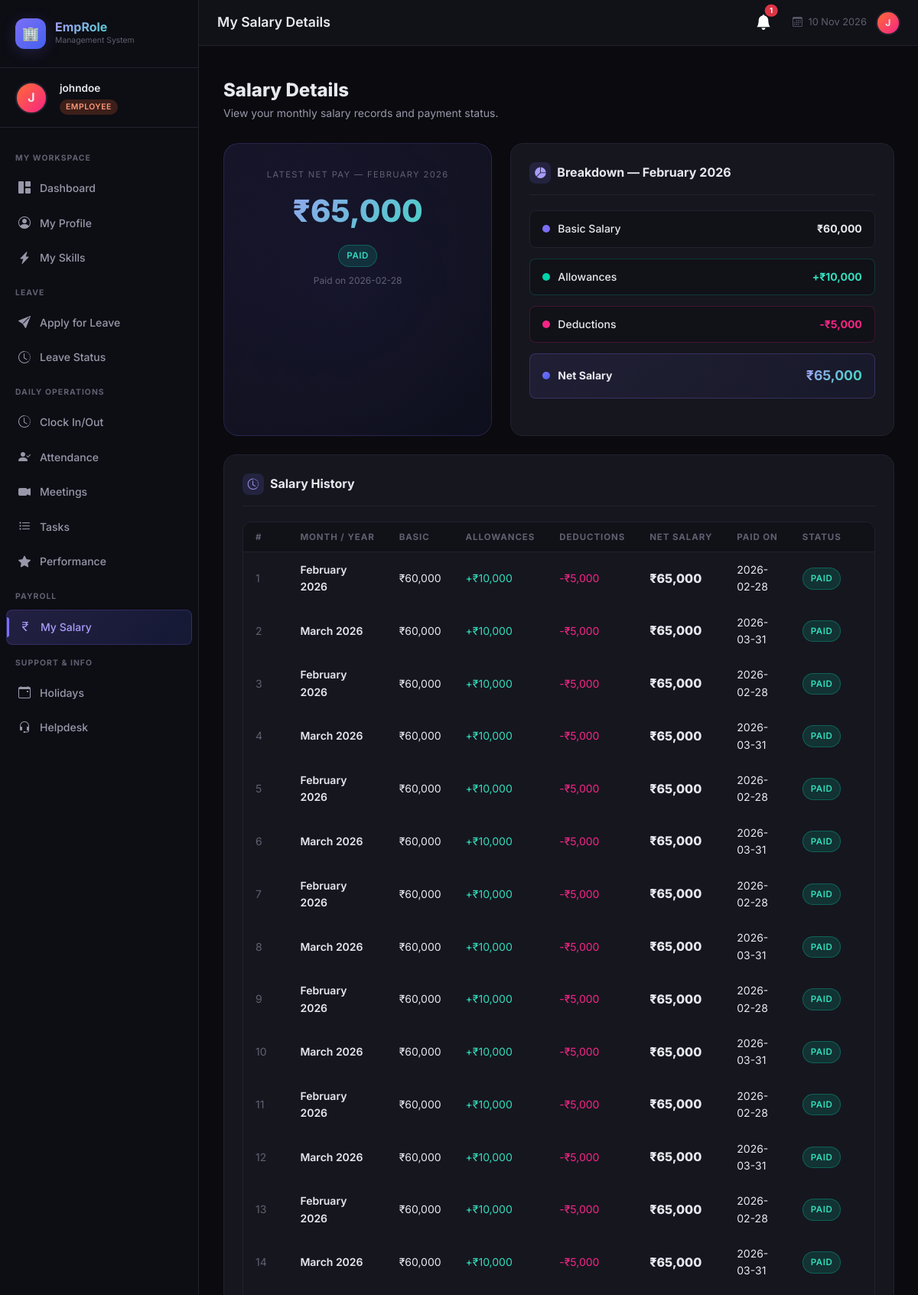
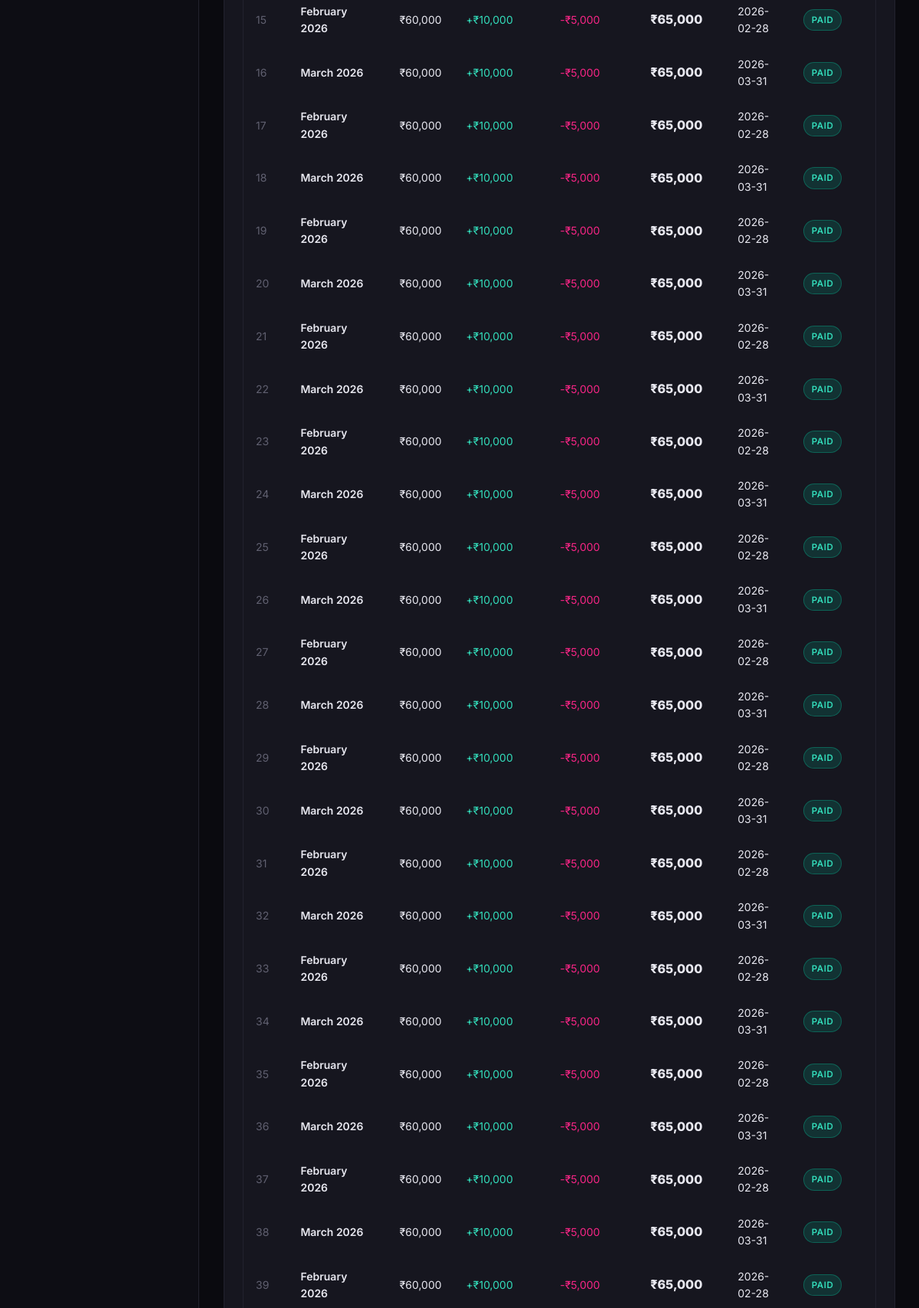
/employee/salary (signed in, upper part), run on the app's committed database (2 pictures, top to bottom).
### tables this page shows
CREATE TABLE salaries (
            id INTEGER PRIMARY KEY AUTOINCREMENT,
            employee_id INTEGER NOT NULL,
            month TEXT NOT NULL,
            year INTEGER NOT NULL,
            basic_salary REAL NOT NULL,
            allowances REAL DEFAULT 0,
            deductions REAL DEFAULT 0,
            net_salary REAL NOT NULL,
            paid_on DATE,
            status TEXT DEFAULT 'pending',
            FOREIGN KEY (employee_id) REFERENCES employees(id)
        );

### app.py (the view)
@app.route('/employee/salary')
@login_required
def employee_salary():
    db = get_db()
    emp = db.execute("SELECT * FROM employees WHERE user_id=?", (session['user_id'],)).fetchone()
    if not emp:
        db.close()
        flash('Profile not found.', 'danger')
        return redirect(url_for('dashboard'))
    salaries = db.execute(
        "SELECT * FROM salaries WHERE employee_id=? ORDER BY year DESC, id DESC", (emp['id'],)
    ).fetchall()
    db.close()
    return render_template('employee/salary.html', salaries=salaries, emp=emp)

### ai_service.py (called while the page is built)
@ai_service_bp.before_app_request
def setup_ai():
    if not hasattr(ai_service_bp, 'schema_initialized'):
        init_ai_schema()
        ai_service_bp.schema_initialized = True

### app.py (called while the page is built)
@app.context_processor
def inject_notifications():
    if 'user_id' in session:
        db = get_db()
        n = db.execute("SELECT * FROM notifications WHERE user_id=? AND is_read=0 ORDER BY created_at DESC LIMIT 5", (session['user_id'],)).fetchall()
        c = db.execute("SELECT COUNT(*) as c FROM notifications WHERE user_id=? AND is_read=0", (session['user_id'],)).fetchone()['c']
        db.close()
        return dict(recent_notifications=n, unread_notifications_count=c)
    return dict(recent_notifications=[], unread_notifications_count=0)

def login_required(f):
    @wraps(f)
    def decorated(*args, **kwargs):
        if 'user_id' not in session:
            flash('Please log in to access this page.', 'warning')
            return redirect(url_for('login'))
        return f(*args, **kwargs)
    return decorated

### database.py (called while the page is built)
def get_db():
    conn = sqlite3.connect(DB_PATH)
    conn.row_factory = sqlite3.Row
    conn.execute("PRAGMA foreign_keys = ON")
    return conn

### templates/employee/salary.html (shortened to what this page needs)
{% extends "base.html" %}
{% block page_title %}My Salary Details{% endblock %}
{% block content %}
<div class="page-header fade-in">
  <h2>Salary Details</h2>
  <p>View your monthly salary records and payment status.</p>
</div>
{% if salaries %}
{% set latest = salaries[0] %}
<div class="row g-4 mb-4">
  <div class="col-md-5">
    <div class="salary-highlight" style="height:100%;">
      <div style="font-size:0.7rem; text-transform:uppercase; letter-spacing:0.12em; color:var(--text-muted); margin-bottom:6px;">
        Latest Net Pay — {{ latest.month }} {{ latest.year }}
      </div>
      <div class="salary-amount">₹{{ "{:,.0f}".format(latest.net_salary) }}</div>
      <span class="badge-custom badge-{{ latest.status }}" style="margin-top:12px; display:inline-block;">{{ latest.status | capitalize }}</span>
      {% if latest.paid_on %}
      <div style="font-size:0.75rem; color:var(--text-muted); margin-top:8px;">Paid on {{ latest.paid_on }}</div>
      {% endif %}
    </div>
  </div>
  <div class="col-md-7">
    <div class="content-card" style="height:100%;">
      <div class="card-header-custom">
        <div class="card-title-custom">
          <div class="title-icon"><i class="bi bi-pie-chart-fill"></i></div>
          Breakdown — {{ latest.month }} {{ latest.year }}
        </div>
      </div>
      <div style="display:flex; flex-direction:column; gap:0.875rem;">
        <div style="display:flex; justify-content:space-between; align-items:center; padding:0.75rem 1rem; background:var(--bg-secondary); border-radius:var(--radius-sm); border:1px solid var(--border-color);">
          <div style="display:flex; align-items:center; gap:10px;">
            <div style="width:10px; height:10px; border-radius:50%; background:var(--accent-purple);"></div>
            <span style="font-weight:500;">Basic Salary</span>
          </div>
          <strong>₹{{ "{:,.0f}".format(latest.basic_salary) }}</strong>
        </div>
        <div style="display:flex; justify-content:space-between; align-items:center; padding:0.75rem 1rem; background:var(--bg-secondary); border-radius:var(--radius-sm); border:1px solid rgba(0,212,170,0.2);">
          <div style="display:flex; align-items:center; gap:10px;">
            <div style="width:10px; height:10px; border-radius:50%; background:var(--accent-teal);"></div>
            <span style="font-weight:500;">Allowances</span>
          </div>
          <strong style="color:var(--accent-teal-light);">+₹{{ "{:,.0f}".format(latest.allowances) }}</strong>
        </div>
        <div style="display:flex; justify-content:space-between; align-items:center; padding:0.75rem 1rem; background:var(--bg-secondary); border-radius:var(--radius-sm); border:1px solid rgba(247,37,133,0.2);">
          <div style="display:flex; align-items:center; gap:10px;">
            <div style="width:10px; height:10px; border-radius:50%; background:var(--accent-pink);"></div>
            <span style="font-weight:500;">Deductions</span>
          </div>
          <strong style="color:var(--accent-pink);">-₹{{ "{:,.0f}".format(latest.deductions) }}</strong>
        </div>
        <div style="display:flex; justify-content:space-between; align-items:center; padding:0.875rem 1rem; background:linear-gradient(135deg,rgba(124,111,247,0.1),rgba(67,97,238,0.05)); border-radius:var(--radius-sm); border:1px solid rgba(124,111,247,0.25);">
          <div style="display:flex; align-items:center; gap:10px;">
            <div style="width:10px; height:10px; border-radius:50%; background:linear-gradient(135deg,var(--accent-purple),var(--accent-blue));"></div>
            <span style="font-weight:700;">Net Salary</span>
          </div>
          <strong style="font-size:1.1rem; background:linear-gradient(135deg,var(--accent-purple-light),var(--accent-teal-light)); -webkit-background-clip:text; -webkit-text-fill-color:transparent; background-clip:text;">
            ₹{{ "{:,.0f}".format(latest.net_salary) }}
          </strong>
        </div>
      </div>
    </div>
  </div>
</div>
<div class="content-card">
  <div class="card-header-custom">
    <div class="card-title-custom">
      <div class="title-icon"><i class="bi bi-clock-history"></i></div>
      Salary History
    </div>
  </div>
  <div class="table-wrapper">
    <table class="table-dark-custom">
      <thead>
        <tr>
          <th>#</th>
          <th>Month / Year</th>
          <th>Basic</th>
          <th>Allowances</th>
          <th>Deductions</th>
          <th>Net Salary</th>
          <th>Paid On</th>
          <th>Status</th>
        </tr>
      </thead>
      <tbody>
        {% for sal in salaries %}
        <tr>
          <td style="color:var(--text-muted);">{{ loop.index }}</td>
          <td style="font-weight:600;">{{ sal.month }} {{ sal.year }}</td>
          <td>₹{{ "{:,.0f}".format(sal.basic_salary) }}</td>
          <td style="color:var(--accent-teal-light);">+₹{{ "{:,.0f}".format(sal.allowances) }}</td>
          <td style="color:var(--accent-pink);">-₹{{ "{:,.0f}".format(sal.deductions) }}</td>
          <td style="font-weight:800; font-size:1rem;">₹{{ "{:,.0f}".format(sal.net_salary) }}</td>
          <td>{{ sal.paid_on or '—' }}</td>
          <td><span class="badge-custom badge-{{ sal.status }}">{{ sal.status }}</span></td>
        </tr>
        {% endfor %}
      </tbody>
    </table>
  </div>
</div>
{% endif %}
{% endblock %}

### static/css/style.css (style rules this page uses)
:root { --bg-primary: #0a0a0f; --bg-secondary: #111118; --bg-card: #16161f; --bg-card-hover: #1e1e2a; --sidebar-bg: #0d0d14; --sidebar-width: 260px; --accent-purple: #7c6ff7; --accent-purple-light: #a89df9; --accent-teal: #00d4aa; --accent-teal-light: #33ddbb; --accent-orange: #ff6b35; --accent-pink: #f72585; --accent-blue: #4361ee; --text-primary: #e8e8f0; --text-secondary: #9898aa; --text-muted: #606070; --border-color: #22222e; --border-glow: rgba(124, 111, 247, 0.3); --shadow-sm: 0 2px 8px rgba(0, 0, 0, 0.4); --shadow-md: 0 4px 20px rgba(0, 0, 0, 0.5); --shadow-lg: 0 8px 40px rgba(0, 0, 0, 0.6); --shadow-accent: 0 4px 20px rgba(124, 111, 247, 0.2); --radius-sm: 8px; --radius-md: 12px; --radius-lg: 16px; --radius-xl: 20px; --transition: all 0.25s cubic-bezier(0.4, 0, 0.2, 1); }
*, *::before, *::after { box-sizing: border-box; margin: 0; padding: 0; }
html { scroll-behavior: smooth; }
body { font-family: 'Inter', -apple-system, BlinkMacSystemFont, sans-serif; background: var(--bg-primary); color: var(--text-primary); min-height: 100vh; overflow-x: hidden; font-size: 14px; line-height: 1.6; }
.content-card { background: var(--bg-card); border: 1px solid var(--border-color); border-radius: var(--radius-lg); padding: 1.5rem; margin-bottom: 1.5rem; }
.card-header-custom { display: flex; align-items: center; justify-content: space-between; margin-bottom: 1.25rem; padding-bottom: 0.875rem; border-bottom: 1px solid var(--border-color); }
.card-title-custom { font-size: 1rem; font-weight: 700; color: var(--text-primary); display: flex; align-items: center; gap: 8px; }
.card-title-custom .title-icon { width: 28px; height: 28px; background: rgba(124, 111, 247, 0.15); border-radius: 8px; display: flex; align-items: center; justify-content: center; color: var(--accent-purple-light); font-size: 0.9rem; }
.table-dark-custom { border-collapse: separate; border-spacing: 0; width: 100%; }
.table-dark-custom thead th { background: var(--bg-secondary); color: var(--text-muted); font-size: 0.72rem; font-weight: 700; text-transform: uppercase; letter-spacing: 0.08em; padding: 10px 16px; border-bottom: 1px solid var(--border-color); white-space: nowrap; }
.table-dark-custom thead th:first-child { border-radius: var(--radius-sm) 0 0 0; }
.table-dark-custom thead th:last-child { border-radius: 0 var(--radius-sm) 0 0; }
.table-dark-custom tbody tr { transition: var(--transition); border-bottom: 1px solid var(--border-color); }
.table-dark-custom td { padding: 12px 16px; color: var(--text-primary); font-size: 0.875rem; vertical-align: middle; }
.table-wrapper { overflow-x: auto; border-radius: var(--radius-md); border: 1px solid var(--border-color); }
.badge-custom { padding: 4px 10px; border-radius: 20px; font-size: 0.72rem; font-weight: 600; text-transform: uppercase; letter-spacing: 0.05em; display: inline-block; }
.badge-paid { background: rgba(0, 212, 170, 0.15); color: var(--accent-teal-light); border: 1px solid rgba(0, 212, 170, 0.3); }
.page-header { margin-bottom: 1.75rem; }
.page-header h2 { font-size: 1.5rem; font-weight: 800; color: var(--text-primary); margin-bottom: 4px; }
.page-header p { color: var(--text-secondary); font-size: 0.875rem; }
.salary-highlight { background: linear-gradient(135deg, rgba(124, 111, 247, 0.1), rgba(67, 97, 238, 0.05)); border: 1px solid rgba(124, 111, 247, 0.2); border-radius: var(--radius-xl); padding: 2rem; text-align: center; position: relative; overflow: hidden; }
.salary-highlight::before { content: ''; position: absolute; top: -50%; left: -50%; width: 200%; height: 200%; background: radial-gradient(circle at center, rgba(124, 111, 247, 0.05) 0%, transparent 60%); }
.salary-amount { font-size: 2.5rem; font-weight: 800; background: linear-gradient(135deg, var(--accent-purple-light), var(--accent-teal-light)); -webkit-background-clip: text; -webkit-text-fill-color: transparent; background-clip: text; }
.fade-in { animation: fadeIn 0.4s ease forwards; }
.content-card { animation: fadeIn 0.4s ease forwards; animation-delay: 0.2s; opacity: 0; animation-fill-mode: forwards; }

### data on the page
salaries: month "FEBRUARY", year "2026", net_salary "65,000", status "PAID", paid_on "2026-02-28", month "February", basic_salary "60,000", allowances "10,000", deductions "5,000"
salaries: month "March", year "2026", basic_salary "60,000", allowances "10,000", deductions "5,000", net_salary "65,000", paid_on "2026-03-31", status "PAID"
salaries: month "February", year "2026", basic_salary "60,000", allowances "10,000", deductions "5,000", net_salary "65,000", paid_on "2026-02-28", status "PAID"
salaries: month "March", year "2026", basic_salary "60,000", allowances "10,000", deductions "5,000", net_salary "65,000", paid_on "2026-03-31", status "PAID"
salaries: month "February", year "2026", basic_salary "60,000", allowances "10,000", deductions "5,000", net_salary "65,000", paid_on "2026-02-28", status "PAID"
salaries: month "March", year "2026", basic_salary "60,000", allowances "10,000", deductions "5,000", net_salary "65,000", paid_on "2026-03-31", status "PAID"
salaries: month "February", year "2026", basic_salary "60,000", allowances "10,000", deductions "5,000", net_salary "65,000", paid_on "2026-02-28", status "PAID"
salaries: month "March", year "2026", basic_salary "60,000", allowances "10,000", deductions "5,000", net_salary "65,000", paid_on "2026-03-31", status "PAID"
salaries: month "February", year "2026", basic_salary "60,000", allowances "10,000", deductions "5,000", net_salary "65,000", paid_on "2026-02-28", status "PAID"
salaries: month "March", year "2026", basic_salary "60,000", allowances "10,000", deductions "5,000", net_salary "65,000", paid_on "2026-03-31", status "PAID"
salaries: month "February", year "2026", basic_salary "60,000", allowances "10,000", deductions "5,000", net_salary "65,000", paid_on "2026-02-28", status "PAID"
salaries: month "March", year "2026", basic_salary "60,000", allowances "10,000", deductions "5,000", net_salary "65,000", paid_on "2026-03-31", status "PAID"
salaries: month "February", year "2026", basic_salary "60,000", allowances "10,000", deductions "5,000", net_salary "65,000", paid_on "2026-02-28", status "PAID"
salaries: month "March", year "2026", basic_salary "60,000", allowances "10,000", deductions "5,000", net_salary "65,000", paid_on "2026-03-31", status "PAID"
salaries: month "February", year "2026", basic_salary "60,000", allowances "10,000", deductions "5,000", net_salary "65,000", paid_on "2026-02-28", status "PAID"
salaries: month "March", year "2026", basic_salary "60,000", allowances "10,000", deductions "5,000", net_salary "65,000", paid_on "2026-03-31", status "PAID"
salaries: month "February", year "2026", basic_salary "60,000", allowances "10,000", deductions "5,000", net_salary "65,000", paid_on "2026-02-28", status "PAID"
salaries: month "March", year "2026", basic_salary "60,000", allowances "10,000", deductions "5,000", net_salary "65,000", paid_on "2026-03-31", status "PAID"
salaries: month "February", year "2026", basic_salary "60,000", allowances "10,000", deductions "5,000", net_salary "65,000", paid_on "2026-02-28", status "PAID"
salaries: month "March", year "2026", basic_salary "60,000", allowances "10,000", deductions "5,000", net_salary "65,000", paid_on "2026-03-31", status "PAID"
salaries: month "February", year "2026", basic_salary "60,000", allowances "10,000", deductions "5,000", net_salary "65,000", paid_on "2026-02-28", status "PAID"
salaries: month "March", year "2026", basic_salary "60,000", allowances "10,000", deductions "5,000", net_salary "65,000", paid_on "2026-03-31", status "PAID"
salaries: month "February", year "2026", basic_salary "60,000", allowances "10,000", deductions "5,000", net_salary "65,000", paid_on "2026-02-28", status "PAID"
salaries: month "March", year "2026", basic_salary "60,000", allowances "10,000", deductions "5,000", net_salary "65,000", paid_on "2026-03-31", status "PAID"
salaries: month "February", year "2026", basic_salary "60,000", allowances "10,000", deductions "5,000", net_salary "65,000", paid_on "2026-02-28", status "PAID"
salaries: month "March", year "2026", basic_salary "60,000", allowances "10,000", deductions "5,000", net_salary "65,000", paid_on "2026-03-31", status "PAID"
salaries: month "February", year "2026", basic_salary "60,000", allowances "10,000", deductions "5,000", net_salary "65,000", paid_on "2026-02-28", status "PAID"
salaries: month "March", year "2026", basic_salary "60,000", allowances "10,000", deductions "5,000", net_salary "65,000", paid_on "2026-03-31", status "PAID"
salaries: month "February", year "2026", basic_salary "60,000", allowances "10,000", deductions "5,000", net_salary "65,000", paid_on "2026-02-28", status "PAID"
salaries: month "March", year "2026", basic_salary "60,000", allowances "10,000", deductions "5,000", net_salary "65,000", paid_on "2026-03-31", status "PAID"
salaries: month "February", year "2026", basic_salary "60,000", allowances "10,000", deductions "5,000", net_salary "65,000", paid_on "2026-02-28", status "PAID"
salaries: month "March", year "2026", basic_salary "60,000", allowances "10,000", deductions "5,000", net_salary "65,000", paid_on "2026-03-31", status "PAID"
salaries: month "February", year "2026", basic_salary "60,000", allowances "10,000", deductions "5,000", net_salary "65,000", paid_on "2026-02-28", status "PAID"
salaries: month "March", year "2026", basic_salary "60,000", allowances "10,000", deductions "5,000", net_salary "65,000", paid_on "2026-03-31", status "PAID"
salaries: month "February", year "2026", basic_salary "60,000", allowances "10,000", deductions "5,000", net_salary "65,000", paid_on "2026-02-28", status "PAID"
salaries: month "March", year "2026", basic_salary "60,000", allowances "10,000", deductions "5,000", net_salary "65,000", paid_on "2026-03-31", status "PAID"
salaries: month "February", year "2026", basic_salary "60,000", allowances "10,000", deductions "5,000", net_salary "65,000", paid_on "2026-02-28", status "PAID"
salaries: month "March", year "2026", basic_salary "60,000", allowances "10,000", deductions "5,000", net_salary "65,000", paid_on "2026-03-31", status "PAID"
salaries: month "February", year "2026", basic_salary "60,000", allowances "10,000", deductions "5,000", net_salary "65,000", paid_on "2026-02-28", status "PAID"

### other printed values
{{ session.username[0].upper() }} "J"
{{ session.username }} "johndoe"
{{ session.role }} "EMPLOYEE"
{{ unread_notifications_count }} "1"
